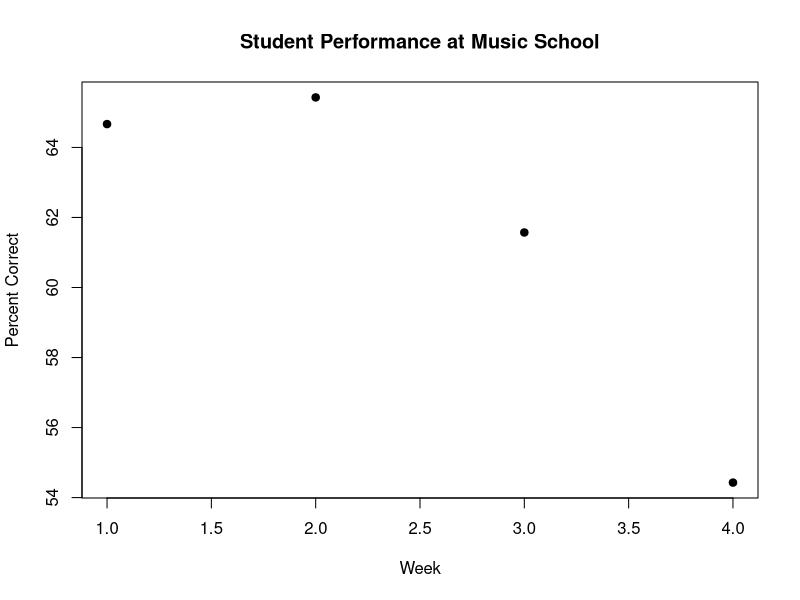

Source code (R):
Subjects <- rep(1:21,4)
Test <- factor(rep(c("Pre-Test","Week 1", "Week 2", "Week 3"), each = 21))
Score <- round(runif(84,min=22,max=99),digits=0)
Musik <- data.frame(Subjects,Test,Score)
plot_musik <- tapply(Musik$Score,Musik$Test,mean)
plot(plot_musik,pch=19,xlab = "Week",ylab = "Percent Correct",main = "Student Performance at Music School")
musik.aov <- aov(Score~Test+Error(Subjects))
summary(musik.aov)
omega_sq <- (1435+3*108.1)/(48421-108.1)
omega_sq
